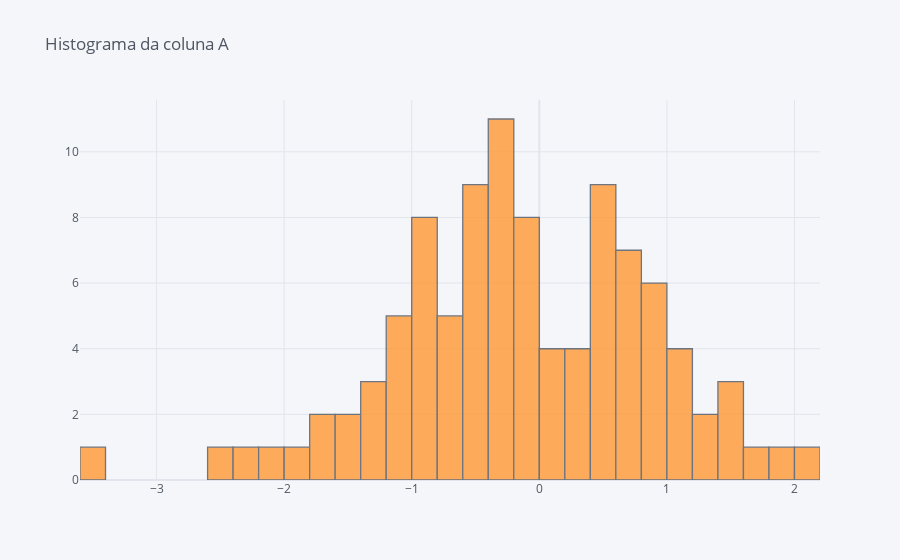

Write notebook code for a chart like this one.
### Markdown cell above
Com o histograma conseguimos visualizar a frequência dos dados da coluna A.

### Code cell
df['A'].iplot(kind='hist', bins=50, 
              title='Histograma da coluna A')

### Figure 1 — Plotly figure (JSON) as saved in the notebook; plotly's stock layout.template omitted (floating-point values rounded to 4 significant figures)
{"data": [{"opacity": 0.8, "name": "A", "histnorm": "", "nbinsx": 50, "histfunc": "count", "marker": {"color": "rgba(255, 153, 51, 1.0)", "line": {"color": "#4D5663", "width": 1.3}}, "x": [-0.5317, -0.7901, 1.353, -0.3979, -0.2649, -0.8509, 2.102, -0.9448, -1.768, -2.253, -0.9576, -0.06847, 0.4878, 1.513, -0.5462, 1.136, -1.064, -1.103, -1.297, 0.2767, 0.4385, -0.8168, -0.4739, 0.7514, 1.936, -0.1171, 0.8198, 0.02463, 0.2141, 0.5477, 1.066, -0.02138, 1.172, 0.4368, 0.1913, 0.5471, 0.2863, -0.2406, 0.6898, 0.9778, -1.074, 0.6413, 0.5745, -0.657, -0.1336, 0.7801, 0.6638, -0.6759, 1.163, 0.8485, -0.9807, 0.9121, -0.8585, -0.1935, -0.5555, 0.408, 0.8353, -1.849, -0.7229, 0.4407, -0.9145, -2.492, 0.4351, -0.206, 0.9511, 0.09024, -1.223, 0.2528, -1.055, -0.1473, -0.521, -0.4488, -0.1399, -0.4107, -1.185, -0.2609, -1.573, 0.1158, -0.2698, -0.3587, 1.448, -0.8084, -1.533, -0.002508, -0.6102, -0.2998, 1.385, -0.5263, -0.3736, -0.4038, 1.628, -1.61, -3.455, -1.358, -0.3013, -0.3458, 0.6456, 0.6719, 1.443, -2.145], "type": "histogram", "orientation": "v"}], "layout": {"xaxis": {"tickfont": {"color": "#4D5663"}, "zerolinecolor": "#E1E5ED", "title": {"text": "", "font": {"color": "#4D5663"}}, "gridcolor": "#E1E5ED", "showgrid": true}, "title": {"text": "Histograma da coluna A", "font": {"color": "#4D5663"}}, "paper_bgcolor": "#F5F6F9", "plot_bgcolor": "#F5F6F9", "yaxis": {"tickfont": {"color": "#4D5663"}, "zerolinecolor": "#E1E5ED", "title": {"text": "", "font": {"color": "#4D5663"}}, "gridcolor": "#E1E5ED", "showgrid": true}, "barmode": "overlay", "legend": {"bgcolor": "#F5F6F9", "font": {"color": "#4D5663"}}}}
